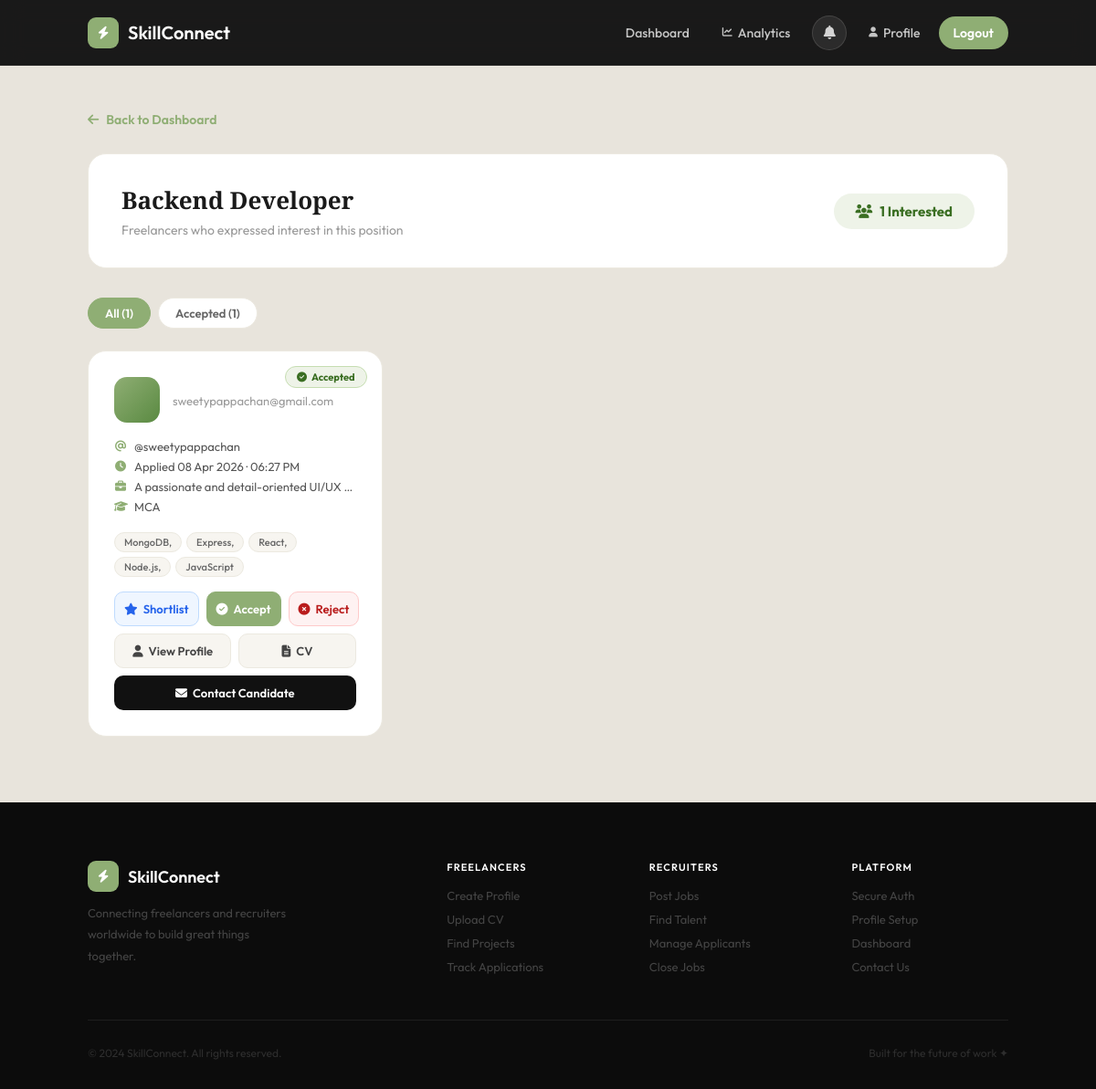
The app's page /view-interest/26/ (signed in) with its own data.
### accounts/models.py (models this page shows, shortened)
class Job(models.Model):
    EXPERIENCE_LEVELS = (
        ('junior', 'Junior'),
        ('mid', 'Mid Level'),
        ('senior', 'Senior'),
    )
    recruiter = models.ForeignKey(User, on_delete=models.CASCADE)
    title = models.CharField(max_length=200)
    description = models.TextField()
    skills_required = models.CharField(max_length=255)
    tech_stack = models.CharField(max_length=255)
    pay_per_hour = models.DecimalField(max_digits=10, decimal_places=2)
    experience_level = models.CharField(max_length=20, choices=EXPERIENCE_LEVELS)
    created_at = models.DateTimeField(auto_now_add=True)
    is_active = models.BooleanField(default=True)

class JobInterest(models.Model):
    STATUS_CHOICES = [
        ("pending", "Pending"),
        ("shortlisted", "Shortlisted"),
        ("accepted", "Accepted"),
        ("rejected", "Rejected"),
    ]
    job = models.ForeignKey(Job, on_delete=models.CASCADE)
    freelancer = models.ForeignKey(User, on_delete=models.CASCADE)
    message = models.TextField(blank=True)
    created_at = models.DateTimeField(auto_now_add=True)
    status = models.CharField(max_length=20, choices=STATUS_CHOICES, default="pending")

class Profile(models.Model):
    USER_TYPE_CHOICES = (
        ('freelancer', 'Freelancer'),
        ('recruiter', 'Recruiter'),
    )
    user = models.OneToOneField(User, on_delete=models.CASCADE)
    user_type = models.CharField(max_length=20, choices=USER_TYPE_CHOICES)
    education = models.CharField(max_length=255, blank=True, null=True)
    skills = models.TextField(blank=True, null=True)
    experience = models.TextField(blank=True, null=True)
    cv = models.FileField(
        upload_to='cv/',
        storage=RawMediaCloudinaryStorage(),
        blank=True,
        null=True
    )
    about = models.TextField(blank=True, null=True)
    company_name = models.CharField(max_length=255, blank=True, null=True)
    company_location = models.CharField(max_length=255, blank=True, null=True)
    company_website = models.CharField(max_length=255, blank=True, null=True)
    company_about = models.TextField(blank=True, null=True)
    recruiter_skills = models.TextField(blank=True, null=True)
    is_complete = models.BooleanField(default=False)

### accounts/views.py (the view)
# urls.py: path('view-interest/<int:job_id>/',  views.view_interest,  name='view_interest'),
@login_required
def view_interest(request, job_id):
    profile = get_object_or_404(Profile, user=request.user)
    if profile.user_type != "recruiter":
        return redirect("freelancer_dashboard")
    job       = get_object_or_404(Job, id=job_id, recruiter=request.user)
    interests = JobInterest.objects.filter(job=job).select_related('freelancer', 'freelancer__profile')
    return render(request, "view_interest.html", {"job": job, "interests": interests})

### accounts/context_processors.py (called while the page is built)
def navbar_notifications(request):
    if not request.user.is_authenticated:
        return {
            'navbar_notifications': [],
            'unread_notif_count':   0,
        }
    notifications = (
        Notification.objects
        .filter(recipient=request.user)
        .order_by('-created_at')[:8]        # show latest 8 in dropdown
    )
    unread_count = Notification.objects.filter(
        recipient=request.user, is_read=False
    ).count()
    return {
        'navbar_notifications': notifications,
        'unread_notif_count':   unread_count,
    }

### templates/view_interest.html (shortened to what this page needs)
{% extends "base.html" %}
{% load static %}
{% block content %}
<div class="page-wrapper">
    <a href="{% url 'recruiter_dashboard' %}" class="back-link">
        <i class="fa-solid fa-arrow-left"></i> Back to Dashboard
    </a>
    <div class="job-summary">
        <div class="job-summary-left">
            <h2>{{ job.title }}</h2>
            <p>Freelancers who expressed interest in this position</p>
        </div>
        <div class="interest-count">
            <i class="fa-solid fa-users"></i>
            {{ interests|length }} Interested
        </div>
    </div>
    <div class="filter-bar" id="filterBar">
        <button class="filter-btn active" onclick="filterCards('all', this)">All ({{ interests|length }})</button>
        <button class="filter-btn" onclick="filterCards('accepted', this)"    data-filter="accepted"    style="display:none;">Accepted</button>
    </div>
    {% if interests %}
    <div class="freelancers-grid" id="candidatesGrid">
        {% for interest in interests %}
        <div class="freelancer-card" data-status="{{ interest.status|default:'pending' }}" data-id="{{ interest.id }}">
            <div class="status-ribbon ribbon-{{ interest.status|default:'pending' }}">
                {% if interest.status == 'accepted' %}<i class="fa-solid fa-circle-check"></i> Accepted
                {% elif interest.status == 'rejected' %}<i class="fa-solid fa-circle-xmark"></i> Rejected
                {% elif interest.status == 'shortlisted' %}<i class="fa-solid fa-star"></i> Shortlisted
                {% else %}<i class="fa-solid fa-clock"></i> Pending{% endif %}
            </div>
            <div class="fc-header">
                <div class="fc-avatar">{{ interest.freelancer.first_name|first|upper }}</div>
                <div>
                    <div class="fc-email">{{ interest.freelancer.email }}</div>
                </div>
            </div>
            <div class="fc-meta">
                <div class="meta-row"><i class="fa-solid fa-at"></i> @{{ interest.freelancer.username }}</div>
                <div class="meta-row"><i class="fa-solid fa-clock"></i> Applied {{ interest.created_at|date:"d M Y · h:i A" }}</div>
                {% if interest.freelancer.profile.experience %}
                <div class="meta-row">
                    <i class="fa-solid fa-briefcase"></i>
                    {{ interest.freelancer.profile.experience|truncatechars:40 }}
                </div>
                {% endif %}
                {% if interest.freelancer.profile.education %}
                <div class="meta-row">
                    <i class="fa-solid fa-graduation-cap"></i>
                    {{ interest.freelancer.profile.education|truncatechars:40 }}
                </div>
                {% endif %}
            </div>
            {% if interest.freelancer.profile.skills %}
            <div class="skill-tags">
                {% for skill in interest.freelancer.profile.skills.split %}
                <span class="skill-tag-sm">{{ skill|truncatechars:15 }}</span>
                {% endfor %}
            </div>
            {% endif %}
            <div class="fc-actions">
                <div class="fc-actions-row">
                    <form method="POST" action="{% url 'update_interest_status' interest.id 'shortlisted' %}" style="flex:1;">
                        <button type="submit" class="btn-shortlist {% if interest.status == 'shortlisted' %}active{% endif %}" style="width:100%;">
                            <i class="fa-solid fa-star"></i> Shortlist
                        </button>
                    </form>
                    <form method="POST" action="{% url 'update_interest_status' interest.id 'accepted' %}" style="flex:1;">
                        <button type="submit" class="btn-accept {% if interest.status == 'accepted' %}active{% endif %}" style="width:100%;">
                            <i class="fa-solid fa-circle-check"></i> Accept
                        </button>
                    </form>
                    <form method="POST" action="{% url 'update_interest_status' interest.id 'rejected' %}" style="flex:1;">
                        <button type="submit" class="btn-reject {% if interest.status == 'rejected' %}active{% endif %}" style="width:100%;"
                            onclick="return confirm('Reject this candidate? They will be notified.')">
                            <i class="fa-solid fa-circle-xmark"></i> Reject
                        </button>
                    </form>
                </div>
                <div class="fc-actions-row">
                    <a href="{% url 'view_freelancer_profile' interest.freelancer.id %}" class="btn-profile-view">
                        <i class="fa-solid fa-user"></i> View Profile
                    </a>
                    {% if interest.freelancer.profile.cv %}
                    <a href="{{ interest.freelancer.profile.cv.url }}" target="_blank" class="btn-cv">
                        <i class="fa-solid fa-file-lines"></i> CV
                    </a>
                    {% else %}
                    <span class="btn-cv" style="cursor:default;opacity:0.5;">
                        <i class="fa-solid fa-file-lines"></i> No CV
                    </span>
                    {% endif %}
                </div>
                <div class="fc-actions-row">
                    <a href="mailto:{{ interest.freelancer.email }}" class="btn-contact-full">
                        <i class="fa-solid fa-envelope"></i> Contact Candidate
                    </a>
                </div>
            </div>
        </div>
        {% endfor %}
    </div>
    {% else %}
    <div class="empty-state">
        <i class="fa-solid fa-users"></i>
        <h3>No Interest Yet</h3>
        <p>No freelancers have expressed interest in this job yet. Check back soon!</p>
    </div>
    {% endif %}
</div>
{% endblock %}

### templates/base.html (style rules this page uses)
* { margin:0; padding:0; box-sizing:border-box; }
:root { --green: #8fae74; --green-dark: #7a9962; --green-light: #b5d49a; --green-bg: #eef3e8; --dark: #111; --text: #1a1a1a; --muted: #777; --border: #ece9e0; --bg: #f7f5f0; --white: #ffffff; }
body { background: #e8e4dc; font-family: 'Outfit', sans-serif; min-height: 100vh; display: flex; flex-direction: column; }
.page-wrapper { flex: 1; padding: 48px 8% 72px; }

### records on screen
Job: title "Backend Developer"
JobInterest: status "accepted" (drawn), freelancer.email "sweetypappachan@gmail.com", freelancer.username "sweetypappachan", created_at "08 Apr 2026 · 06:27 PM", freelancer.profile.experience "A passionate and detail-oriented UI/UX …", freelancer.profile.education "MCA", split "MongoDB," "Express," "React," "Node.js," "JavaScript"

### other values on screen
{{ interests|length }} "1"
